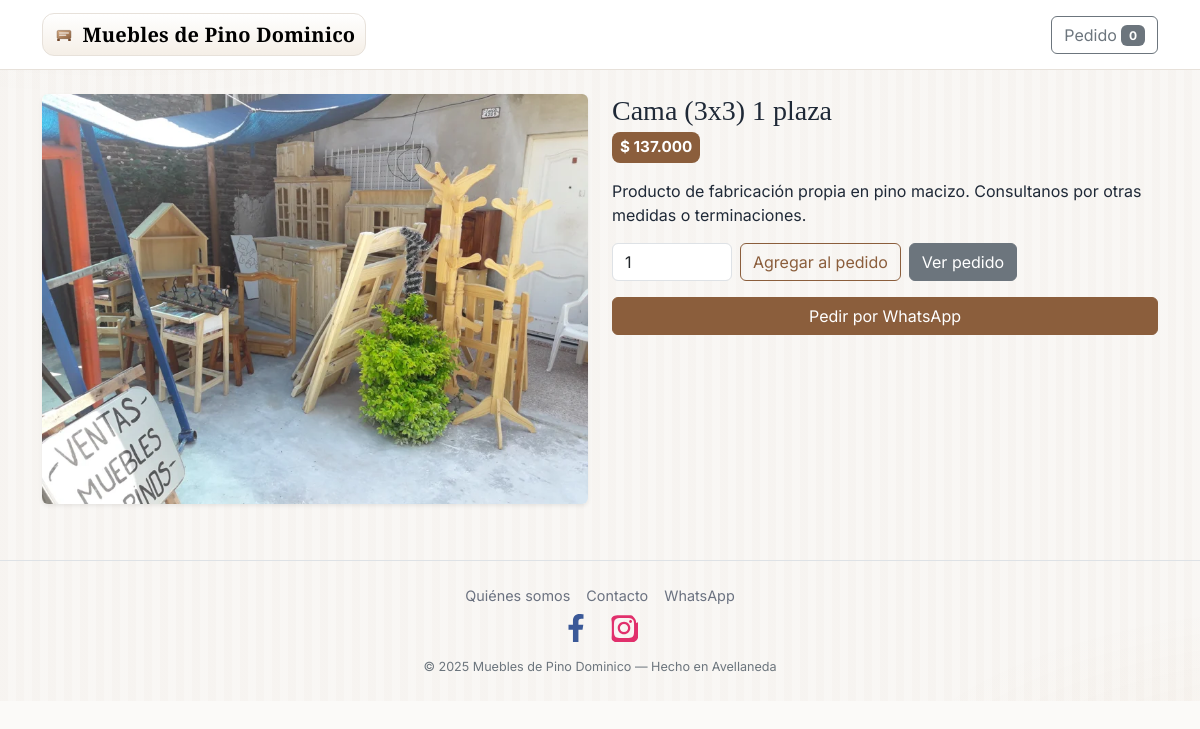
The page /public/producto.php?id=73 on the database its author committed.
### tables this page shows
CREATE TABLE `productos` (
  `id` int(11) NOT NULL,
  `sku` varchar(64) DEFAULT NULL,
  `nombre` varchar(200) NOT NULL,
  `categoria_id` int(11) DEFAULT NULL,
  `descripcion` text DEFAULT NULL,
  `medida` varchar(100) DEFAULT NULL,
  `precio` int(11) NOT NULL DEFAULT 0,
  `costo` int(11) DEFAULT NULL,
  `stock` int(11) DEFAULT NULL,
  `activo` tinyint(1) DEFAULT 1,
  `destacado` tinyint(1) NOT NULL DEFAULT 0,
  `orden_destacado` int(11) DEFAULT NULL,
  `imagen` varchar(255) DEFAULT NULL,
  `updated_at` timestamp NOT NULL DEFAULT current_timestamp() ON UPDATE current_timestamp()
);

### src/cart.php (called while the page is built, shortened)
<?php
require_once __DIR__ . '/productos.php';
function cart_count(): int {
  $n = 0;
  return $n;
}

### src/productos.php (called while the page is built, shortened)
<?php
function producto_get(int $id): ?array {
  $pdo = db();
  $st = $pdo->prepare("SELECT * FROM productos WHERE id=?");
  $st->execute([$id]);
  $row = $st->fetch();
  return $row ?: null;
}

### src/util.php (called while the page is built, shortened)
<?php
function price_format(int $price): string {
  return '$ ' . number_format($price, 0, ',', '.');
}
function wapp_link(string $text): string {
  $num = $_ENV['WAPP_NUMBER'] ?? '';
  $msg = urlencode($text);
  return "https://wa.me/{$num}?text={$msg}";
}

### public/producto.php (the view, shortened to what this page needs)
<?php
require_once __DIR__ . '/../src/productos.php';
require_once __DIR__ . '/../src/util.php';
require_once __DIR__ . '/../src/cart.php';
$id = isset($_GET['id']) ? (int)$_GET['id'] : 0;
$prod = $id ? A\producto_get($id) : null;
$countCart = A\cart_count();
$pdo = A\db();
$st = $pdo->prepare("SELECT archivo FROM imagenes_producto WHERE producto_id=? ORDER BY COALESCE(orden,999), id");
$st->execute([$id]);
$galeriaRows = $st->fetchAll();
$portada = !empty($prod['imagen']) ? $prod['imagen'] : 'placeholder.webp';
$imgs = array_map(fn($r) => $r['archivo'], $galeriaRows);
$imgs = array_values(array_unique($imgs));
if (empty($imgs)) $imgs = [$portada];
?>
<!doctype html>
<html lang="es">
<head>
  <link href="https://cdn.jsdelivr.net/npm/bootstrap@5.3.3/dist/css/bootstrap.min.css" rel="stylesheet">
  <link rel="stylesheet" href="assets/css/app.css">
</head>
<body class="with-wood">
<nav class="navbar navbar-expand-lg">
  <div class="container">
    <a class="navbar-brand d-flex align-items-center gap-2" href="./">
      <span class="brand-badge">
        <img src="assets/img/logo.svg" width="22" height="22" alt="">
        <span class="brand-serif">Muebles de Pino Dominico</span>
      </span>
    </a>
    <div class="ms-auto d-flex gap-2">
      <a href="cart.php" class="btn btn-outline-secondary">
        Pedido <span class="badge bg-secondary"><?= (int)$countCart ?></span>
      </a>
    </div>
  </div>
</nav>
<main class="container py-4">
  <div class="row g-4">
    <div class="col-md-6">
      <img id="imgPrincipal"
           src="assets/img/<?= htmlspecialchars($imgs[0]) ?>"
           class="img-fluid rounded shadow-sm mb-2"
           alt="<?= htmlspecialchars($prod['nombre']) ?>"
           style="aspect-ratio:4/3;object-fit:cover">
    </div>
    <div class="col-md-6">
      <h1 class="h3 brand-serif mb-1"><?= htmlspecialchars($prod['nombre']) ?></h1>
      <div class="price-badge mb-3"><?= A\price_format((int)$prod['precio']) ?></div>
      <p><?= nl2br(htmlspecialchars($prod['descripcion'] ?: 'Producto de fabricación propia en pino macizo. Consultanos por otras medidas o terminaciones.')) ?></p>
      <form class="d-flex gap-2 mt-3" action="cart_add.php" method="post">
        <input class="form-control" type="number" name="qty" value="1" min="1" style="max-width:120px">
        <button class="btn btn-outline-primary">Agregar al pedido</button>
        <a class="btn btn-secondary" href="cart.php">Ver pedido</a>
      </form>
      <a class="btn btn-primary w-100 mt-3"
         href="<?= A\wapp_link('Hola! Quiero consultar este pedido:\n- ' . $prod['nombre'] . ' ' . ($prod['medida'] ?? '') . ' (' . A\price_format((int)$prod['precio']) . ')') ?>">
         Pedir por WhatsApp
      </a>
    </div>
  </div>
</main>
<footer class="footer text-center mt-4 py-4 border-top">
  <div class="container">
    <div class="d-flex flex-wrap justify-content-center align-items-center gap-3 mb-2">
      <a class="link-muted" href="nosotros.php">Quiénes somos</a>
      <a class="link-muted" href="contacto.php">Contacto</a>
      <a class="link-muted" href="<?= A\wapp_link('Hola! Tengo una consulta.') ?>">WhatsApp</a>
    </div>
    <div class="social-links mb-3">
      <a href="https://www.facebook.com/mpino.mercado" target="_blank" rel="noopener" class="mx-2 text-decoration-none">
        <img src="assets/img/icon_fb.svg" alt="Facebook" width="28" height="28">
      </a>
      <a href="https://www.instagram.com/muebles.de.pino.dominico" target="_blank" rel="noopener" class="mx-2 text-decoration-none">
        <img src="assets/img/icon_ig.svg" alt="Instagram" width="28" height="28">
      </a>
    </div>
    <div class="text-secondary small">
      © <?= date('Y') ?> Muebles de Pino Dominico — Hecho en Avellaneda
    </div>
  </div>
</footer>
</body>
</html>

### public/assets/css/app.css (style rules this page uses)
:root { --brand:#8b5e3c; --brand-2:#6f472b; --accent:#c27c37; --bg:#fbfaf8; --surface:#ffffff; --border:#e7e1da; --text:#1f2937; --muted:#6b7280; }
html,body { background:var(--bg);color:var(--text);font-family:"Inter",system-ui,-apple-system,Segoe UI,Roboto,"Helvetica Neue",Arial }
h1,h2,h3,.brand-serif { font-family:"Playfair Display",serif }
.navbar { background:var(--surface)!important;border-bottom:1px solid var(--border) }
.navbar .navbar-brand { font-weight:700; letter-spacing:.2px }
.navbar .brand-badge { display:inline-flex;align-items:center;gap:.5rem;padding:.35rem .6rem;border-radius:.75rem; background:linear-gradient(180deg,#fff, #f5efe7); border:1px solid var(--border); }
.price-badge { background:var(--brand);color:#fff;font-weight:700;border-radius:.5rem; display:inline-block;padding:.25rem .5rem;font-size:.95rem }
.btn-primary { background:var(--brand);border-color:var(--brand) }
.btn-outline-primary { color:var(--brand);border-color:var(--brand) }
.footer { color:var(--muted);font-size:.9rem;padding:2rem 0 }
a.link-muted { color:var(--muted);text-decoration:none }
body.with-wood { background-image: radial-gradient(1000px 400px at 10% -20%, rgba(139,94,60,.06), transparent 60%), radial-gradient(800px 400px at 110% 120%, rgba(194,124,55,.06), transparent 60%), repeating-linear-gradient( 90deg, rgba(139,94,60,.04), rgba(139,94,60,.04) 8px, rgba(139,94,60,.02) 8px, rgba(139,94,60,.02) 16px ); }

### rows shown on the page
productos: nombre "Cama (3x3) 1 plaza", precio "$ 137.000", descripcion "Producto de fabricación propia en pino macizo. Consultanos por otras medidas o terminaciones."

### other values the page prints
$countCart "0"
